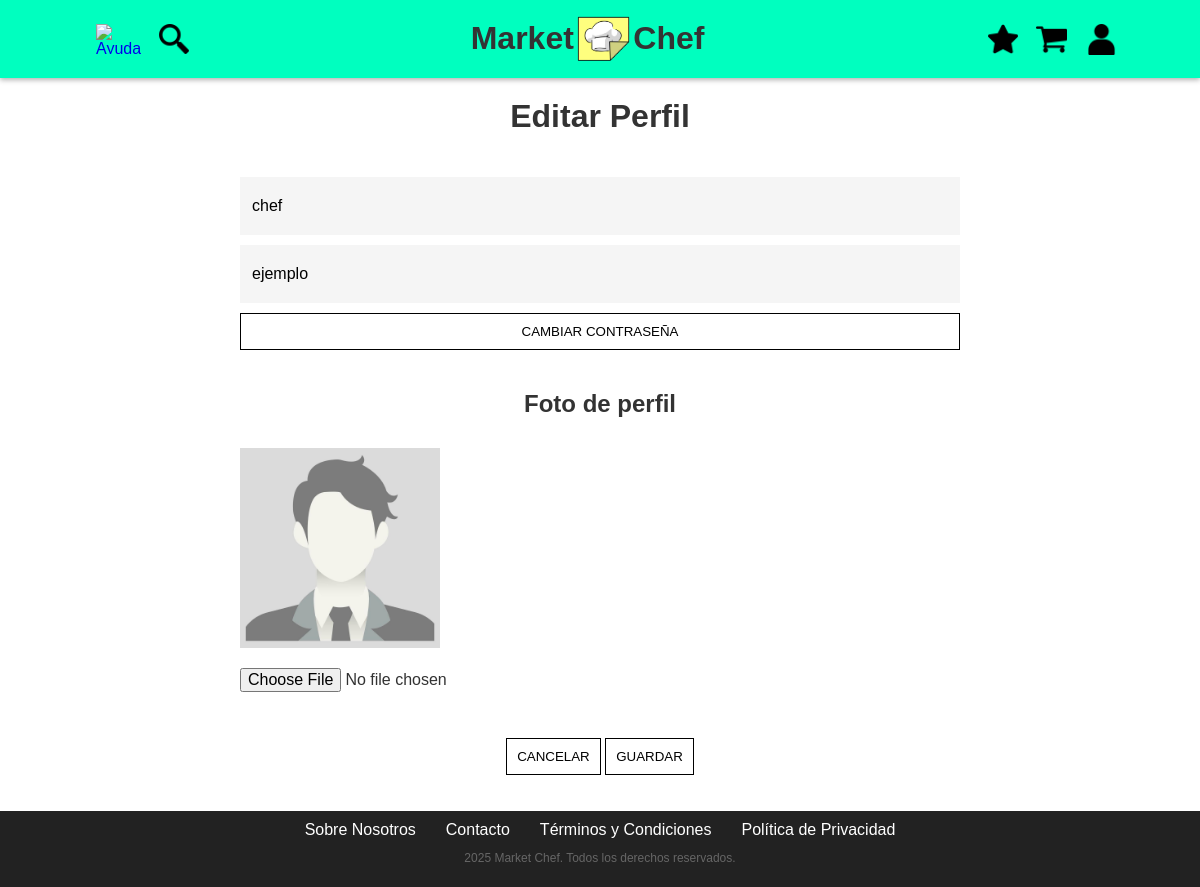
The page /editarPerfil.php (signed in) on the database as committed earlier.
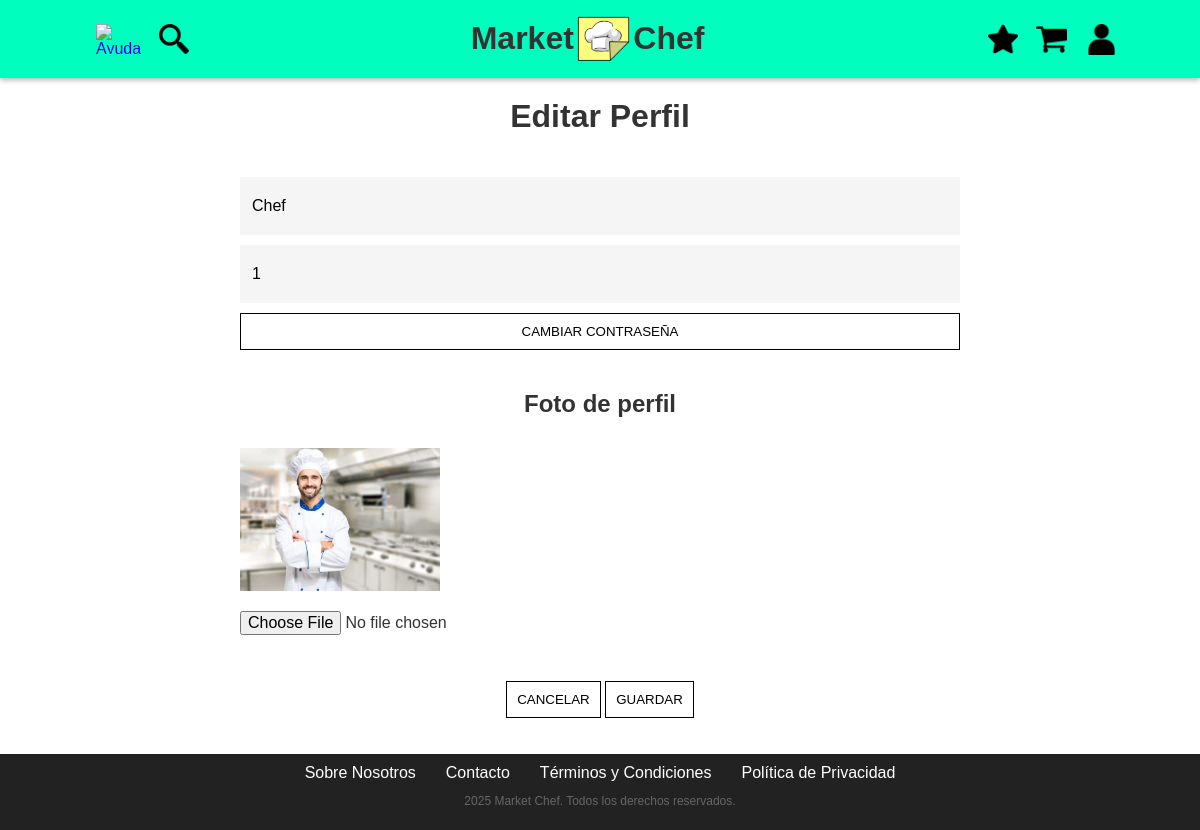
The same page on the database as committed later.
### tables this page shows
CREATE TABLE `usuarios` (
 `ID` int(11) NOT NULL AUTO_INCREMENT,
 `Nombre` varchar(100) NOT NULL,
 `Apellidos` varchar(100) NOT NULL,
 `Email` varchar(100) NOT NULL,
 `Rol` enum('Admin','User','Chef') NOT NULL DEFAULT 'User',
 `Password` varchar(250) NOT NULL COMMENT 'Se guarda el Hash',
 `Ruta` varchar(100) NOT NULL,
 PRIMARY KEY (`ID`),
 UNIQUE KEY `Email` (`Email`)
);

### editarPerfil.php (called while the page is built, shortened)
<?php
require_once("includes/config.php");
$form = new editarPerfilForm();
$form->init();
$htmlFormEditarPerfil = $form->Manage();
require("includes/comun/plantilla.php");
?>

### includes/config.php (called while the page is built, shortened)
<?php
spl_autoload_register(function ($class) {
    $prefix = 'es\\ucm\\fdi\\aw\\';
    $base_dir = __DIR__ . '/';
    $len = strlen($prefix);
    $relative_class = substr($class, $len);
    $file = $base_dir . str_replace('\\', '/', $relative_class) . '.php';
});
?>

### includes/entidades/usuario/userAppService.php (called while the page is built, shortened)
<?php
class userAppService
{
    private static $instance;
    public static function GetSingleton()
    {
        if (!self::$instance instanceof self)
        {
            self::$instance = new self;
        }
        return self::$instance;
    }
    public function buscarUsuario($userDTO)
    {
        $IUserDAO = userFactory::CreateUser();
        $foundedUserDTO = $IUserDAO->buscaUsuario($userDTO);
        if($foundedUserDTO){
            return $foundedUserDTO;
        }
        return false;
    }
}
?>

### includes/application.php (called while the page is built, shortened)
<?php
class application
{
	private static $instancia;
	public static function getInstance()
	{
		if ( !self::$instancia instanceof self )
		{
			self::$instancia = new static();
		}
		return self::$instancia;
	}
	public function getEmail()
	{
		return $_SESSION['usuario'];
	}
}

### includes/entidades/usuario/userFactory.php (called while the page is built, shortened)
<?php
class userFactory
{
    public static function CreateUser() : IUser
    {
        return new userDAO();
    }
}
?>

### includes/entidades/usuario/userDTO.php (called while the page is built, shortened)
<?php
class userDTO
{
    private $nombre;
    private $apellidos;
    private $email;
    private $ruta;
    public function __construct($id, $nombre, $apellidos, $email, $rol, $password, $ruta)
    {
        $this->nombre = $nombre;
        $this->apellidos = $apellidos;
        $this->email = $email;
        $this->ruta = $ruta;
    }
    public function getNombre()
    {
        return $this->nombre;
    }
    public function getApellidos()
    {
        return $this->apellidos;
    }
    public function getEmail()
    {
        return $this->email;
    }
    public function getRuta()
    {
        return $this->ruta;
    }
}
?>

### includes/entidades/usuario/userDAO.php (called while the page is built, shortened)
<?php
class userDAO implements IUser
{
    public function buscaUsuario($userDTO)
    {
        $conn = application::getInstance()->getConexionBd();
        $query = sprintf("SELECT * FROM usuarios WHERE Email='%s'", $conn->real_escape_string($userDTO->getEmail()));
        $rs = $conn->query($query);
        if ($rs && $rs->num_rows == 1)
        {
            $fila = $rs->fetch_assoc();
            $user = new userDTO($fila['ID'], $fila['Nombre'], $fila['Apellidos'], $fila['Email'], $fila['Rol'], $fila['Password'], $fila['Ruta']);
            return $user;
        }
        return false;
    }
}
?>

### includes/helpers/editarPerfilForm.php (the view, shortened to what this page needs)
<?php
class editarPerfilForm extends formularioBase
{
    private $userDTO;
    public function init()
    {
        $app = application::getInstance();
        $this->userService = userAppService::GetSingleton();
        $this->userDTO = $this->userService->buscarUsuario(new userDTO(null, null, null, $app->getEmail(), null, null, null));
    }
    protected function CreateFields($datos)
    {
        $nombre = $this->userDTO->getNombre();
        $apellidos = $this->userDTO->getApellidos();
        $rutaImagen = "img/perfiles/" . htmlspecialchars($this->userDTO->getRuta());
        $html = <<<EOF
            <div class="input-container">
                <input type="textarea" name="nombre" placeholder="NOMBRE" value="$nombre" required/>
            </div>
            <div class="input-container">
                <input type="textarea" name="apellidos" placeholder="APELLIDOS" value="$apellidos" required/>
            </div>
            <button type="button" class="send-button" name="cambiarPassword">CAMBIAR CONTRASEÑA</button>
            <div id="passwords-container" class="passwords-container"></div>
            <h2>Foto de perfil</h2>
            <img src="$rutaImagen" alt="$nombre" style="width: 200px">
            <input type="file" id="imagenUsuario" name="imagenUsuario" accept="image/jpeg, image/png, image/gif"/>
            <div id="previewContainer">
                <img id="previewImage" src="" alt="Vista previa de la imagen" style="display: none;"/>
            </div>
            <p>
                <button type="button" class="send-button" onclick="location.href='index.php'">CANCELAR</button>
                <button type="submit" class="send-button" name="guardar">GUARDAR</button>
            </p>
            <script src="JS/editarPerfil.js"></script>
        EOF;
        return $html;
    }
    protected function Heading()
    {
        return '<h1>Editar Perfil</h1>';
    }
}

Rows that differ between the two databases and show on the page:
changed usuarios: nombre "chef" → "Chef"; apellidos "ejemplo" → "1"; Ruta: a different picture
